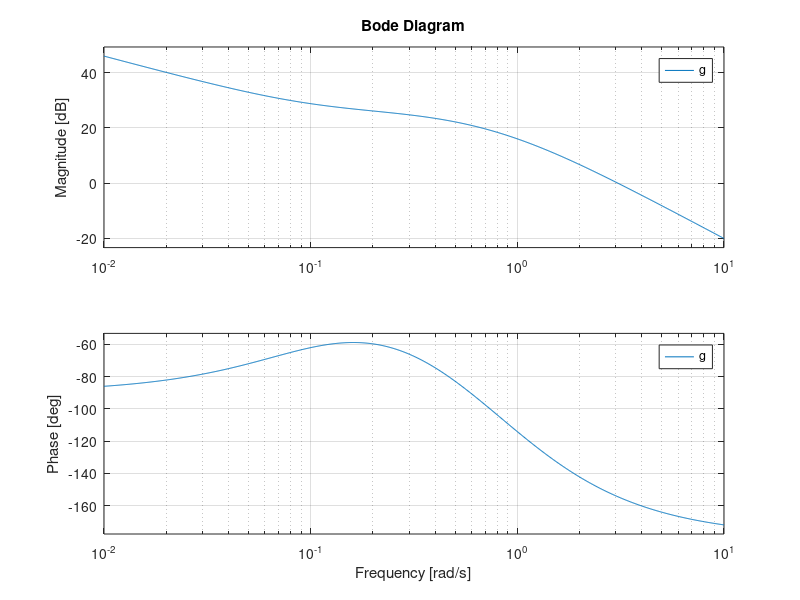
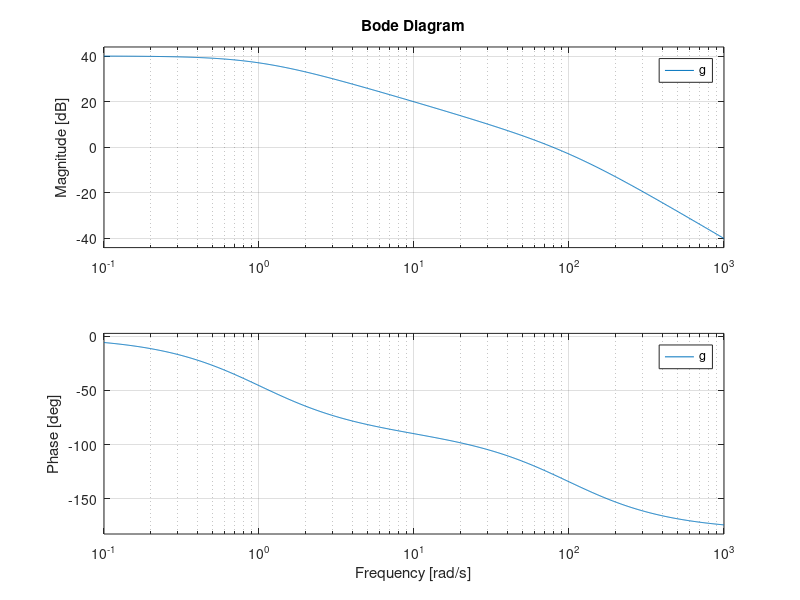
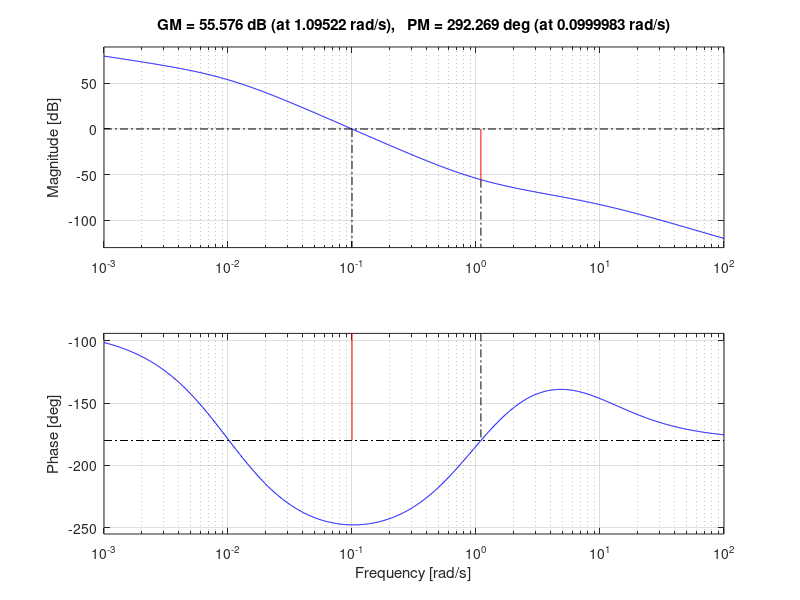

Reproduce these figures in MATLAB, in order.
%% Practica respuesta en frecuencia
close all; clear all; clc;

s = tf('s');
K = 1;
g = K*10*(s+0.1)/(s*(s+0.5)*(s+1));

bode (g);
grid on;
figure();
nyquist(g);
grid on;

%% .................. Ejercicio 2 b

close all; clear all; clc;

s = tf('s');
K_db = 40;
K = 10^(K_db/20);
g = K/((1/100*s+1)*(s+1));


bode (g);
grid on;
figure();
nyquist(g);
grid on;

%% .................. Ejercicio 2 c

close all; clear all; clc;

s = tf('s');
K = 10;
g = K*(s+1)^2/(s*(100*s+1)^2*(0.1*s+1));


bode (g);
margin(g);
grid on;
